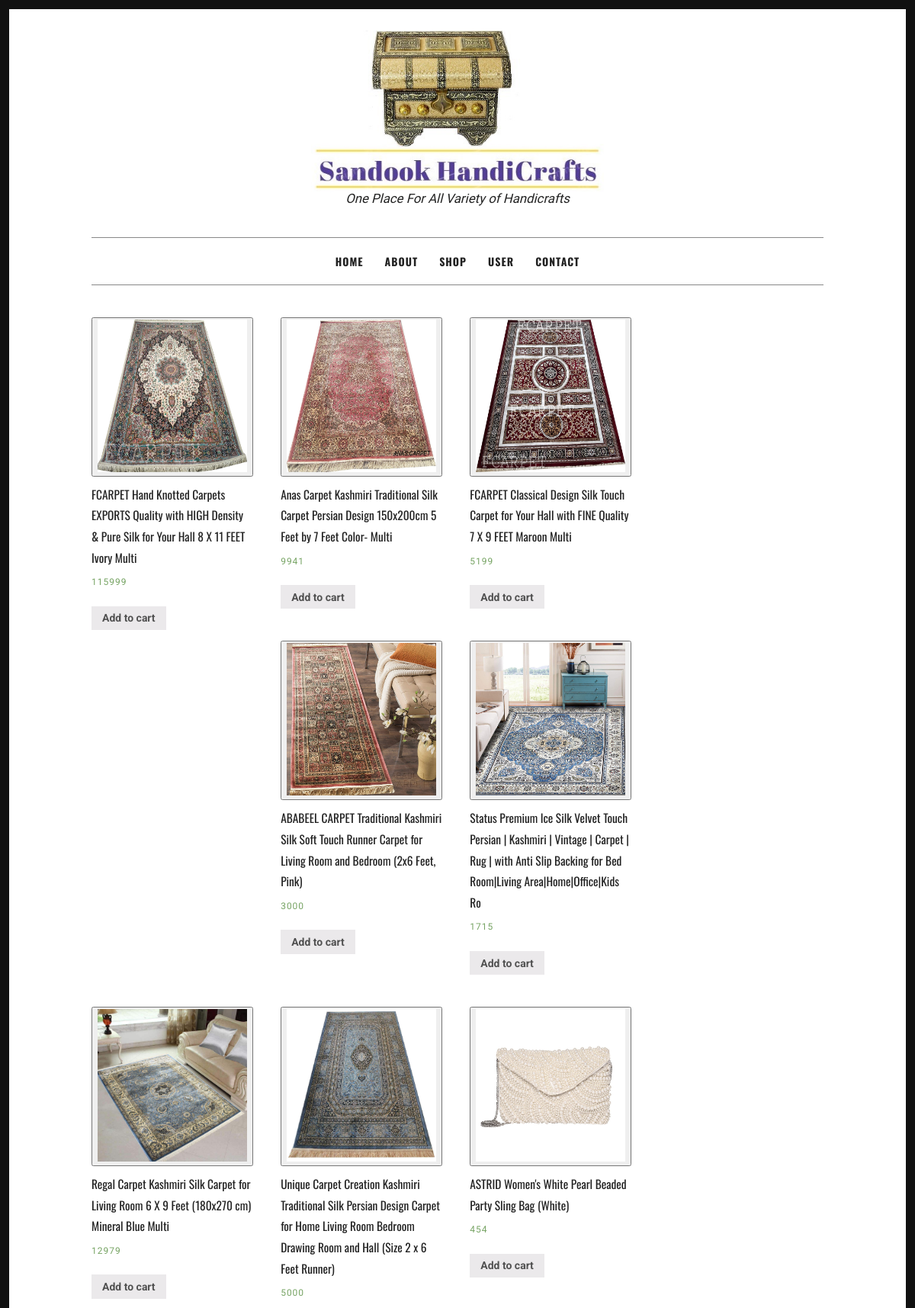
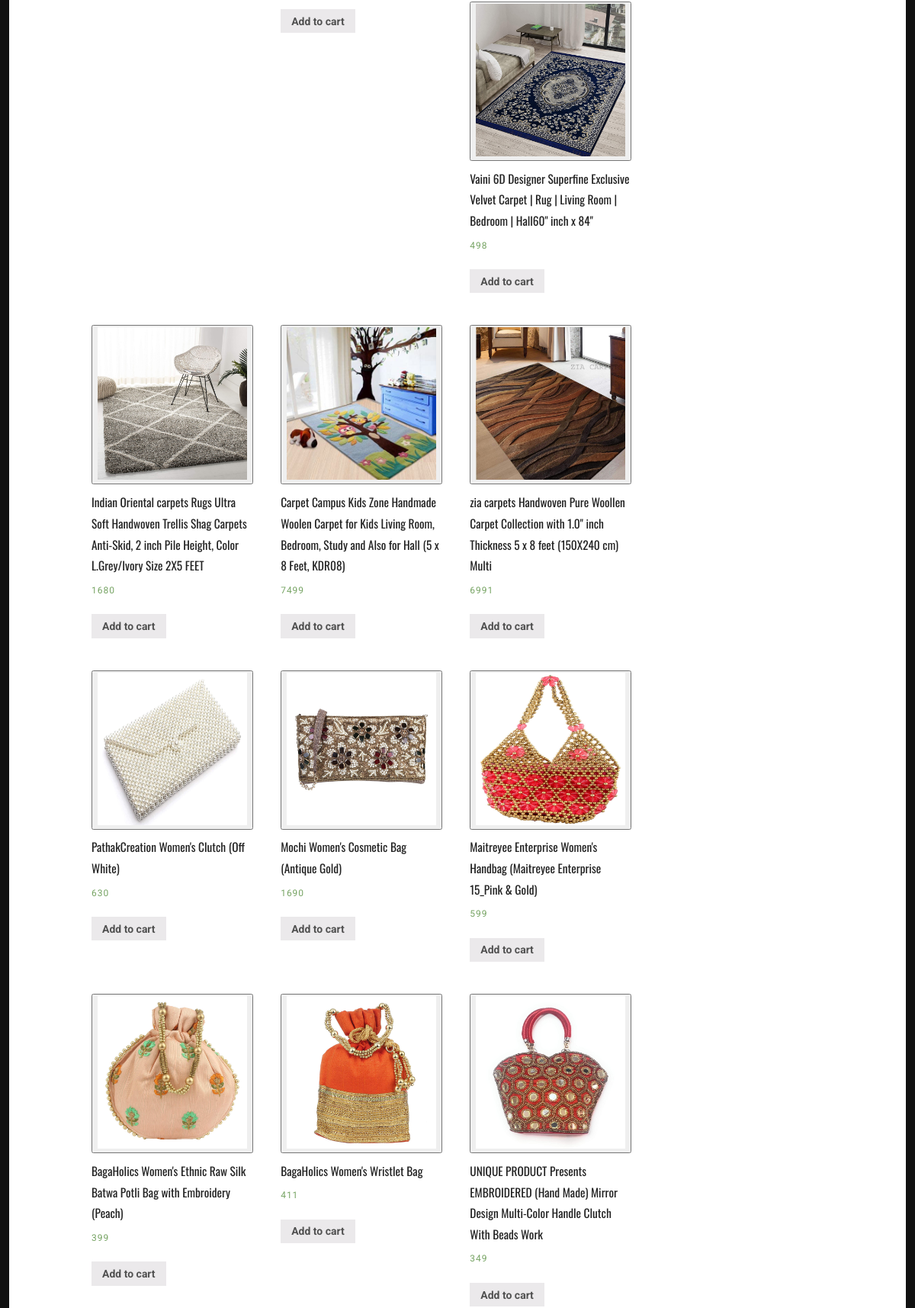
Screenshot of /shop.html (upper part) with the database file from the repository (2 pictures, top to bottom).
### website/models/product.py (models this page shows, shortened)
class Product(models.Model):
    name = models.CharField(max_length=150)
    price = models.IntegerField(default=0)
    category = models.ForeignKey(Category, on_delete=models.CASCADE,default=1,null=True,blank=True)
    subcategory = models.ForeignKey(SubCategory, on_delete=models.CASCADE, default=1, null=True, blank=True)
    description = models.CharField(max_length=400, default="")
    image = models.ImageField(upload_to='uploads/products/')
    @staticmethod
    def get_all_products():
        return Product.objects.all()

### website/views/shop.py (the view, shortened to what this page needs)
# urls.py: path('shop.html',Shop.as_view(),name='shop'),
class Shop(View):
    def get(self, request):
        products = None
        products = Product.get_all_products()
        categories = Category.get_all_categories()
        data = {}
        data['products'] = products
        data['categories'] = categories
        if request.session.get('cart'):
            pass
        else:
            cart = {}
            request.session['cart'] = cart
        return render(request, 'shop.html', data)

### website/models/category.py (called while the page is built)
    @staticmethod
    def get_all_categories():
        return Category.objects.all()

### website/templatetags/cart.py (called while the page is built)
@register.filter(name='is_in_cart')
def is_in_cart(product,cart):
    keys=cart.keys()
    for id in keys:
        if int(id) == product.id:
            return True
    return False

### website/templates/shop.html (shortened to what this page needs)
{% load static %}
{% load cart %}
<!DOCTYPE html>
<html lang="en-US">
<head>
<link rel='stylesheet' href='{% static 'website/css/woocommerce-layout.css' %}' type='text/css' media='all'/>
<link rel='stylesheet' href='{% static 'website/css/woocommerce-smallscreen.css' %}' type='text/css' media='only screen and (max-width: 768px)'/>
<link rel='stylesheet' href='{% static 'website/css/woocommerce.css' %}' type='text/css' media='all'/>
<link rel='stylesheet' href='{% static 'website/css/font-awesome.min.css' %}' type='text/css' media='all'/>
<link rel='stylesheet' href='{% static 'website/style.css' %}' type='text/css' media='all'/>
<link rel='stylesheet' href='{% static 'website/css/easy-responsive-shortcodes.css' %}' type='text/css' media='all'/>
</head>
<body class="archive post-type-archive post-type-archive-product woocommerce woocommerce-page">
<div id="page">
	<div class="container">
		<header id="masthead" class="site-header">
		<div class="site-branding">
			<img src='{% static 'website/images/logo.JPG' %}' style="height: 40%; width: 40%;" />
			<h3 class="site-description" style="font-size: 120%;">One Place For All Variety of Handicrafts</h3>
		</div>
		<nav id="site-navigation" class="main-navigation">
		<div class="menu-menu-1-container">
			<ul id="menu-menu-1" class="menu">
				<li><a href="/">Home</a></li>
				<li><a href="about.html">About</a></li>
				<li><a href="shop.html">Shop</a></li>
				{% if request.session.customer_name %}
					<li><a href="#">{{request.session.customer_name}}</a>
						{% else %}
						<li><a href="#">user</a>
				{% endif %}
				</li>
				<li><a href="contact.html">Contact</a></li>
			</ul>
		</div>
		</nav>
		</header>
		<div id="content" class="site-content">
			<div id="primary" class="content-area column full">
				<main id="main" class="site-main" role="main">
				<ul class="products">
					{% for product in products %}
					<li class="product" id="{{product.id}}">
					<form action="/product" method="POST">
						<button style="all: revert;">
							<img src="{{product.image.url}}" style="height:200px;width:300px;" alt="">
						</button>
						</form>
					<h3>{{product.name}}</h3>
					<span class="price"><span class="amount">{{product.price}}</span></span>
						{% if product|is_in_cart:request.session.cart %}
						<div>
							<div style="float:left;">
								<form action="shop.html#{{product.id}}" method="POST" class="col-2">
								{% csrf_token %}
									{% if category_id %}
										<input hidden name="customer_id" value="{{customer_id}}">
									{% elif subcategory_id %}
										<input hidden name="subcategory_id" value="{{subcategory_id}}">
									{% endif %}
								<input hidden type="text" name="product" value="{{product.id}}">
								<input hidden type="text" name="remove" value="True">
								<input type="submit" value="-">
								</form>
							</div>
							&nbsp;&nbsp;&nbsp;&nbsp;&nbsp;&nbsp;{{product|cart_quantity:request.session.cart}} in cart
							<div style="float:right;">
								<form action="shop.html#{{product.id}}" method="POST" class="col-2">
              						{% csrf_token %}
									{% if category_id %}
										<input hidden name="customer_id" value="{{customer_id}}">
									{% elif subcategory_id %}
										<input hidden name="subcategory_id" value="{{subcategory_id}}">
									{% endif %}
              						<input hidden type="text" name="product" value="{{product.id}}">
              						<input type="submit" value="+">
            					</form>
							</div>
						</div>
						{% else %}
						<form action="shop.html#{{product.id}}" method="POST">
							<button name="product" value="{{product.id}}" class="button">Add to cart</button>
						</form>
						{% endif %}
					</li>
					{% endfor %}
				</ul>
				</main>
			</div>
		</div>
	</div>
</div>
</body>
</html>

### static/website/css/woocommerce-layout.css (style rules this page uses)
.woocommerce #content div.product .woocommerce-tabs,.woocommerce #content div.product .woocommerce-tabs ul.tabs:after,.woocommerce #content div.product div.thumbnails a.first,.woocommerce #content div.product div.thumbnails:after,.woocommerce .cart-collaterals:after,.woocommerce .col2-set:after,.woocommerce .woocommerce-pagination ul.page-numbers:after,.woocommerce div.product .woocommerce-tabs,.woocommerce div.product .woocommerce-tabs ul.tabs:after,.woocommerce div.product div.thumbnails a.first,.woocommerce div.product div.thumbnails:after,.woocommerce ul.products,.woocommerce ul.products li.first,.woocommerce ul.products:after,.woocommerce-page #content div.product .woocommerce-tabs,.woocommerce-page #content div.product .woocommerce-tabs ul.tabs:after,.woocommerce-page #content div.product div.thumbnails a.first,.woocommerce-page #content div.product div.thumbnails:after,.woocommerce-page .cart-collaterals:after,.woocommerce-page .col2-set:after,.woocommerce-page .woocommerce-pagination ul.page-numbers:after,.woocommerce-page div.product .woocommerce-tabs,.woocommerce-page div.product .woocommerce-tabs ul.tabs:after,.woocommerce-page div.product div.thumbnails a.first,.woocommerce-page div.product div.thumbnails:after,.woocommerce-page ul.products,.woocommerce-page ul.products li.first,.woocommerce-page ul.products:after { clear:both }
.woocommerce img,.woocommerce-page img { height:auto;max-width:100% }
.woocommerce #content div.product #reviews .comment:after,.woocommerce #content div.product #reviews .comment:before,.woocommerce .woocommerce-pagination ul.page-numbers:after,.woocommerce .woocommerce-pagination ul.page-numbers:before,.woocommerce div.product #reviews .comment:after,.woocommerce div.product #reviews .comment:before,.woocommerce ul.products:after,.woocommerce ul.products:before,.woocommerce-page #content div.product #reviews .comment:after,.woocommerce-page #content div.product #reviews .comment:before,.woocommerce-page .woocommerce-pagination ul.page-numbers:after,.woocommerce-page .woocommerce-pagination ul.page-numbers:before,.woocommerce-page div.product #reviews .comment:after,.woocommerce-page div.product #reviews .comment:before,.woocommerce-page ul.products:after,.woocommerce-page ul.products:before { content:" ";display:table }
.woocommerce ul.products li.product,.woocommerce-page ul.products li.product { float:left;margin:0 3.8% 2.992em 0;padding:0;position:relative;width:22.05% }

### static/website/css/woocommerce-smallscreen.css (style rules this page uses)
.woocommerce ul.products li.product,.woocommerce-page ul.products li.product,.woocommerce-page[class*=columns-] ul.products li.product,.woocommerce[class*=columns-] ul.products li.product { width:48%;float:left;clear:both;margin:0 0 2.992em }
.woocommerce ul.products li.product:nth-child(2n),.woocommerce-page ul.products li.product:nth-child(2n),.woocommerce-page[class*=columns-] ul.products li.product:nth-child(2n),.woocommerce[class*=columns-] ul.products li.product:nth-child(2n) { float:right;clear:none!important }

### static/website/css/woocommerce.css (style rules this page uses)
.woocommerce #reviews #comments .add_review:after,.woocommerce .products ul:after,.woocommerce div.product form.cart:after,.woocommerce div.product p.cart:after,.woocommerce nav.woocommerce-pagination ul,.woocommerce ul.products:after { clear:both }
.woocommerce .products ul,.woocommerce ul.products { margin:0 0 1em;padding:0;list-style:none;clear:both }
.woocommerce .products ul:after,.woocommerce .products ul:before,.woocommerce ul.products:after,.woocommerce ul.products:before { content:" ";display:table }
.woocommerce .products ul li,.woocommerce ul.products li { list-style:none }
.woocommerce ul.products li.product h3 { padding:.5em 0;margin:0;font-size:1em }
.woocommerce ul.products li.product .button { margin-top:1em }
.woocommerce ul.products li.product .price { color:#77a464;display:block;font-weight:400;margin-bottom:.5em;font-size:.857em }
.woocommerce #respond input#submit,.woocommerce a.button,.woocommerce button.button,.woocommerce input.button { font-size:100%;margin:0;line-height:1;cursor:pointer;position:relative;font-family:inherit;text-decoration:none;overflow:visible;padding:.618em 1em;font-weight:700;border-radius:3px;left:auto;color:#515151;background-color:#ebe9eb;border:0;white-space:nowrap;display:inline-block;background-image:none;box-shadow:none;-webkit-box-shadow:none;text-shadow:none }

### rows the page displays
Product: image (picture), name "FCARPET Hand Knotted Carpets EXPORTS Quality with HIGH Density & Pure Silk for Your Hall 8 X 11 FEET Ivory Multi", price "115999", {{ product.id }} 1 (drawn)
Product: image (picture), name "Anas Carpet Kashmiri Traditional Silk Carpet Persian Design 150x200cm 5 Feet by 7 Feet Color- Multi", price "9941", {{ product.id }} 2 (drawn)
Product: image (picture), name "FCARPET Classical Design Silk Touch Carpet for Your Hall with FINE Quality 7 X 9 FEET Maroon Multi", price "5199", {{ product.id }} 3 (drawn)
Product: image (picture), name "ABABEEL CARPET Traditional Kashmiri Silk Soft Touch Runner Carpet for Living Room and Bedroom (2x6 Feet, Pink)", price "3000", {{ product.id }} 4 (drawn)
Product: image (picture), name "Status Premium Ice Silk Velvet Touch Persian | Kashmiri | Vintage | Carpet | Rug | with Anti Slip Backing for Bed Room|Living Area|Home|Office|Kids Ro", price "1715", {{ product.id }} 5 (drawn)
Product: image (picture), name "Regal Carpet Kashmiri Silk Carpet for Living Room 6 X 9 Feet (180x270 cm) Mineral Blue Multi", price "12979", {{ product.id }} 6 (drawn)
Product: image (picture), name "Unique Carpet Creation Kashmiri Traditional Silk Persian Design Carpet for Home Living Room Bedroom Drawing Room and Hall (Size 2 x 6 Feet Runner)", price "5000", {{ product.id }} 7 (drawn)
Product: image (picture), name "ASTRID Women's White Pearl Beaded Party Sling Bag (White)", price "454", {{ product.id }} 8 (drawn)
Product: image (picture), name "Vaini 6D Designer Superfine Exclusive Velvet Carpet | Rug | Living Room | Bedroom | Hall60\" inch x 84\"", price "498", {{ product.id }} 9 (drawn)
Product: image (picture), name "Indian Oriental carpets Rugs Ultra Soft Handwoven Trellis Shag Carpets Anti-Skid, 2 inch Pile Height, Color L.Grey/Ivory Size 2X5 FEET", price "1680", {{ product.id }} 10 (drawn)
Product: image (picture), name "Carpet Campus Kids Zone Handmade Woolen Carpet for Kids Living Room, Bedroom, Study and Also for Hall (5 x 8 Feet, KDR08)", price "7499", {{ product.id }} 11 (drawn)
Product: image (picture), name "zia carpets Handwoven Pure Woollen Carpet Collection with 1.0\" inch Thickness 5 x 8 feet (150X240 cm) Multi", price "6991", {{ product.id }} 12 (drawn)
Product: image (picture), name "PathakCreation Women's Clutch (Off White)", price "630", {{ product.id }} 13 (drawn)
Product: image (picture), name "Mochi Women's Cosmetic Bag (Antique Gold)", price "1690", {{ product.id }} 14 (drawn)
Product: image (picture), name "Maitreyee Enterprise Women's Handbag (Maitreyee Enterprise 15_Pink & Gold)", price "599", {{ product.id }} 15 (drawn)
Product: image (picture), name "BagaHolics Women's Ethnic Raw Silk Batwa Potli Bag with Embroidery (Peach)", price "399", {{ product.id }} 16 (drawn)
Product: image (picture), name "BagaHolics Women's Wristlet Bag", price "411", {{ product.id }} 17 (drawn)
Product: image (picture), name "UNIQUE PRODUCT Presents EMBROIDERED (Hand Made) Mirror Design Multi-Color Handle Clutch With Beads Work", price "349", {{ product.id }} 18 (drawn)
